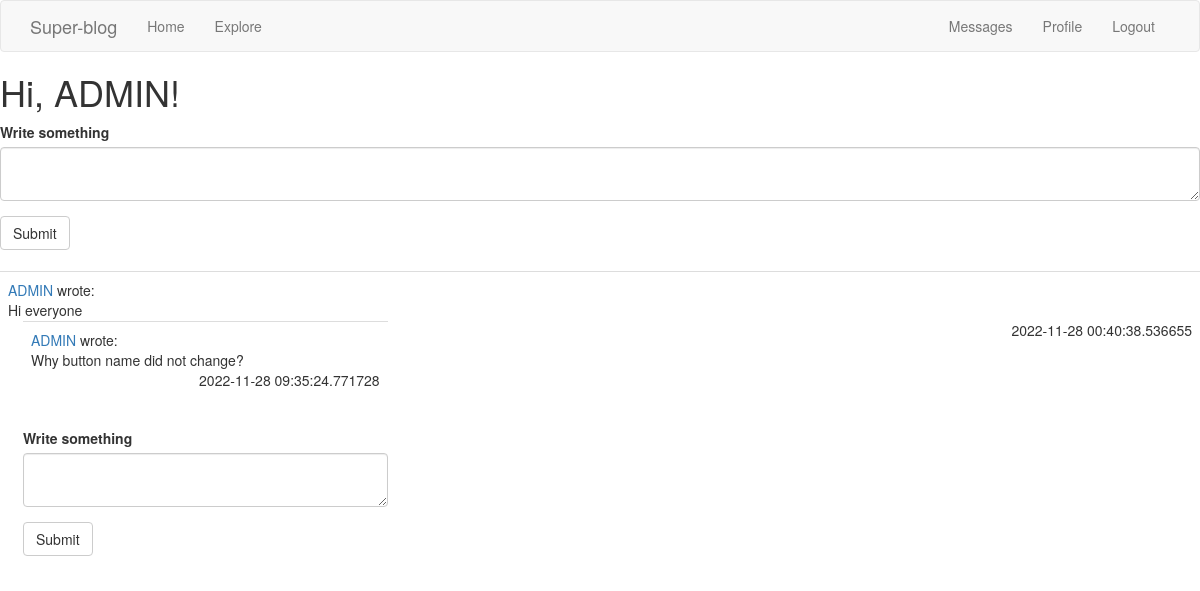
The page /index (signed in) on the database its author committed.
### app/models.py (models this page shows, shortened)
class User(UserMixin, db.Model):
    id = db.Column(db.Integer, primary_key=True)
    username = db.Column(db.String(64), index=True, unique=True)
    email = db.Column(db.String(120), index=True, unique=True)
    password_hash = db.Column(db.String(128))
    posts = db.relationship('Post', backref='author', lazy='dynamic')
    comments = db.relationship('Comment', backref='author', lazy='dynamic')
    bio = db.Column(db.String(140))
    last_seen = db.Column(db.DateTime, default=datetime.now)
    followed = db.relationship(
        'User', secondary=followers,
        primaryjoin=(followers.c.follower_id == id),
        secondaryjoin=(followers.c.followed_id == id),
        backref=db.backref('followers', lazy='dynamic'), lazy='dynamic')
    messages_sent = db.relationship('Message',
                                    foreign_keys='Message.sender_id',
                                    backref='author', lazy='dynamic')
    messages_received = db.relationship('Message',
                                        foreign_keys='Message.recipient_id',
                                        backref='recipient', lazy='dynamic')
    last_message_read_time = db.Column(db.DateTime)
    def followed_posts(self):
        followed = Post.query.join(
            followers, (followers.c.followed_id == Post.user_id)).filter(
                followers.c.follower_id == self.id)
        own = Post.query.filter_by(user_id=self.id)
        return followed.union(own).order_by(Post.timestamp.desc())
    def new_messages(self):
        last_read_time = self.last_message_read_time or datetime(1970, 1, 1)
        return Message.query.filter_by(recipient=self).filter(
            Message.timestamp > last_read_time).count()

class Post(db.Model):
    id = db.Column(db.Integer, primary_key=True)
    body = db.Column(db.String(300))
    timestamp = db.Column(db.DateTime, index=True, default=datetime.now)
    user_id = db.Column(db.Integer, db.ForeignKey('user.id'))
    replies = db.relationship('Comment',
                              foreign_keys='Comment.parent_id',
                              backref='root', lazy='dynamic')

class Comment(db.Model):
    id = db.Column(db.Integer, primary_key=True)
    body = db.Column(db.String(300))
    timestamp = db.Column(db.DateTime, index=True, default=datetime.now)
    user_id = db.Column(db.Integer, db.ForeignKey('user.id'))
    parent_id = db.Column(db.Integer, db.ForeignKey('post.id'))

### app/routes.py (the view)
@app.route('/', methods=['GET', 'POST'])
@app.route('/index', methods=['GET', 'POST'])
@login_required
def index():
    form = PostForm()
    if form.validate_on_submit():
        post = Post(body=form.post.data, author=current_user)
        db.session.add(post)
        db.session.commit()
        flash('Your post is now live!')
        return redirect(url_for('index'))
    posts = current_user.followed_posts().all()
    return render_template("index.html", title='Home Page', form=form,
                           posts=posts)

### app/forms.py
class PostForm(FlaskForm):
    post = TextAreaField('Write something', validators=[
        DataRequired(), Length(min=1, max=2000)])
    submit = SubmitField('Submit')

### app/models.py (called while the page is built)
@login.user_loader
def load_user(id):
    return User.query.get(int(id))

### app/routes.py (called while the page is built)
@app.before_request
def before_request():
    if current_user.is_authenticated:
        current_user.last_seen = datetime.utcnow()
        db.session.commit()

### app/templates/index.html
{% extends "base.html" %}
{% import 'bootstrap/wtf.html' as wtf %}
{% block content %}
    <h1>Hi, {{ current_user.username }}!</h1>
    {% if form %}
    {{ wtf.quick_form(form) }}
    <br>
    {% endif %}
    {% for post in posts %}
        {% include '_post.html' %}
    {% endfor %}
{% endblock %}

### app/templates/_post.html
{% import 'bootstrap/wtf.html' as wtf %}
<table class="table table-hover">
  <tr>
    <div class="col-md-4">
      <td>
          {% if post.author.username %}
          <a href="{{ url_for('user', username=post.author.username) }}">
              {{ post.author.username }}
          </a>
          {% else %}
          DELETED
          {% endif %}
          wrote:
          <br>
          {{ post.body }}
          <br>
          <div class="col-md-4">
            {% block content %}
              {% for comment in post.replies %}
                  {% include '_comment.html' %}
              {% endfor %}
            {% endblock %}
            <form method="post" action="/reply_to/{{post.id}}">
            {% if form %}
            {{ wtf.quick_form(form) }}
            {% endif %}
            </form>
          </div>
          <p align="right">{{ post.timestamp }}</p>
      </td>
    </div>
  </tr>
</table>

### app/templates/_comment.html
{% import 'bootstrap/wtf.html' as wtf %}
<table class="table table-hover">
  <tr>
    <div class="col-md-4">
      <td>
        {% if comment.author.username %}
        <a href="{{ url_for('user', username=comment.author.username) }}">
          {{ comment.author.username }}
        </a>
        {% else %}
        DELETED
        {% endif %}
          wrote:
          <br>
          {{ comment.body }}
          <br>
          <p align="right">{{ comment.timestamp }}</p>
      </td>
    </div>
  </tr>
</table>

### rows shown on the page
User: username "ADMIN"
Post: author.username "ADMIN", body "Hi everyone", timestamp "2022-11-28 00:40:38.536655"
Comment: author.username "ADMIN", body "Why button name did not change?", timestamp "2022-11-28 09:35:24.771728"
